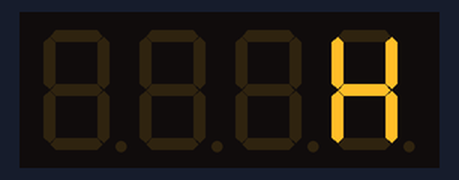
This program was run on a simulated Raspberry Pi Pico running MicroPython. On the bench: 4-digit seven-segment display.

Above: at 0.45 s.
At 7.9 s:
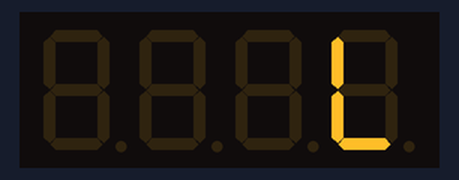
At 10.9 s:
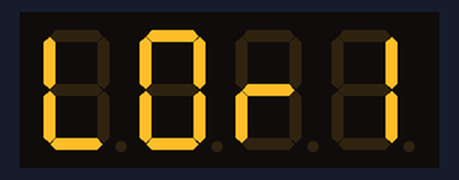
At 12.9 s:
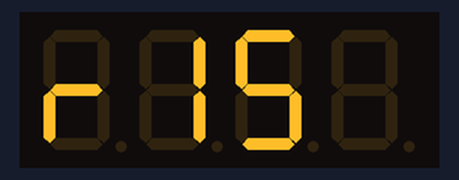
At 15.9 s:
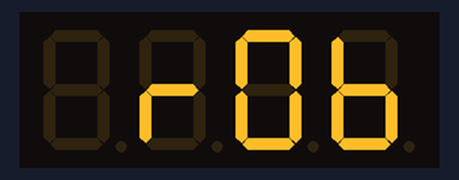
At 21.9 s:
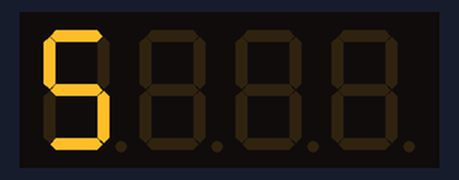

Measured:
- what the display in image 1 shows lasts 1.0 s, from 7.9 s to 8.9 s

The program:

Prog_2_Scroll_Characters.py
```python
# Using 4-Digit 7-Segment Display with TM1637 Driver Chip
#
# Using mcauser's library: https://github.com/mcauser/micropython-tm1637
# CLK to GPIO16
# DIO to GPIO17
# VCC to 3.3V rail
# GND Pin to GND rail
#
# Scroll characters across the display
#
# Lori Pfahler
# August 2025

import tm1637
from machine import Pin
import utime
# Setup display
tm = tm1637.TM1637(clk=Pin(16), dio=Pin(17))

# adjust brightness
tm.brightness(7)

# Siekoo Alphabet 0-9, a-z, space, dash, degree symbol(star)
SIEKOO = bytearray(b'\x3F\x06\x5B\x4F\x66\x6D\x7D\x07\x7F\x6F\x5F\x7C\x58\x5E\x79\x71\x3D\x74\x11\x0D\x75\x38\x55\x54\x5C\x73\x67\x50\x2D\x78\x1C\x2A\x6A\x14\x6E\x1B\x00\x40\x63')

try:
    while True:
        # Scroll Hello World from right to left
        tm.scroll('Hello World', 300)
        # all LEDS off
        tm.write([0, 0, 0, 0])
        utime.sleep(2)

        tm.scroll('LORIS ROBOTS', 1000)
        # all LEDS off
        tm.write([0, 0, 0, 0])
        utime.sleep(2)

        # Scroll all available characters in library: _SEGMENTS
        tm.scroll(list(tm1637._SEGMENTS), 300)
        # all LEDS off
        tm.write([0, 0, 0, 0])
        utime.sleep(2)

        # Scroll Siekoo characters : SIEKOO
        tm.scroll(list(SIEKOO), 300)
        # all LEDS off
        tm.write([0, 0, 0, 0])
        utime.sleep(2)

        # Lori's Robots Using Siekoo with an apostrophe
        tm.scroll([0x38, 0x5C, 0x50, 0x11, 0x02, 0x2D, 0x00, 0x50, 0x5C, 0x7C, 0x5C, 0x78, 0x2d, 0x00] , 300)
        # all LEDS off
        tm.write([0, 0, 0, 0])
        utime.sleep(2)


except KeyboardInterrupt:
    # all LEDS off
    tm.write([0, 0, 0, 0])
```
